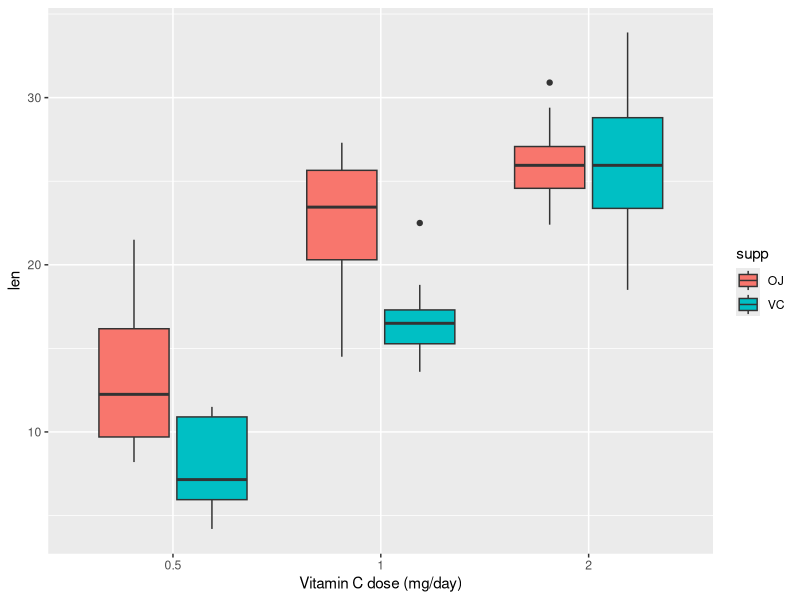
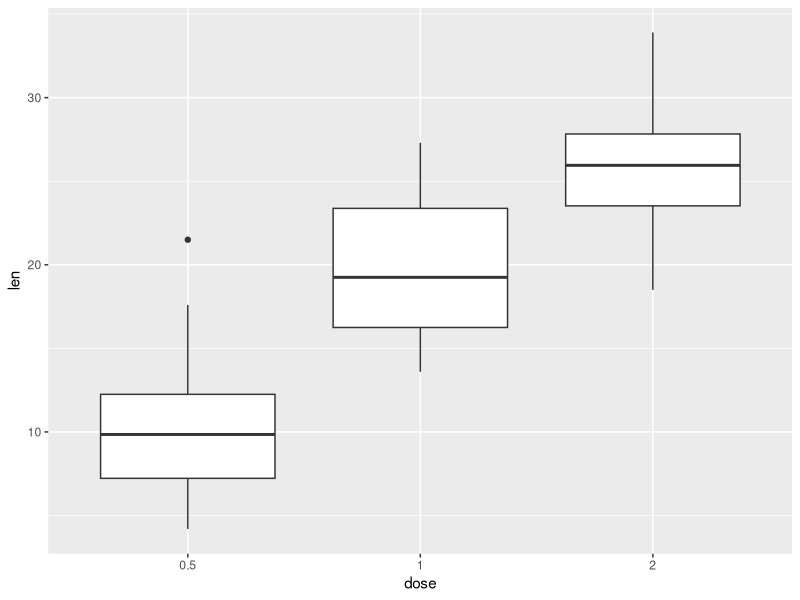

R code for these plots, in order:
## ---- chunk 1

## ---- chunk 2
library(ggplot2, quietly = TRUE)
library(dplyr, quietly = TRUE, warn.conflicts = FALSE)

## load Tooth Growth data

data("ToothGrowth")
str(ToothGrowth)
## ---- chunk 3
a <- ToothGrowth %>% group_by(dose, supp) %>% summarise(n = n())
knitr::kable((a), caption = "Nr. of observations in each group")
## ---- chunk 4
ToothGrowth$dose <- as.factor(ToothGrowth$dose)

dose_supp_plot <- ggplot(ToothGrowth, aes(x = dose, y = len, fill = supp))
dose_supp_plot + geom_boxplot() + xlab("Vitamin C dose (mg/day)")
## ---- chunk 5
dose_plot <- ggplot(ToothGrowth, aes(x = dose, y = len))
dose_plot + geom_boxplot()

b <- ToothGrowth %>% group_by(dose) %>% summarise(Mean_Tooth_Growth = mean(len))
knitr::kable(b)
## ---- chunk 6
ANOVA_dose <- aov(len ~ dose, data = ToothGrowth)
summary.aov(ANOVA_dose)
## ---- chunk 7
TukeyHSD(ANOVA_dose)
## ---- chunk 8
t.test(len ~ supp, data = ToothGrowth)

